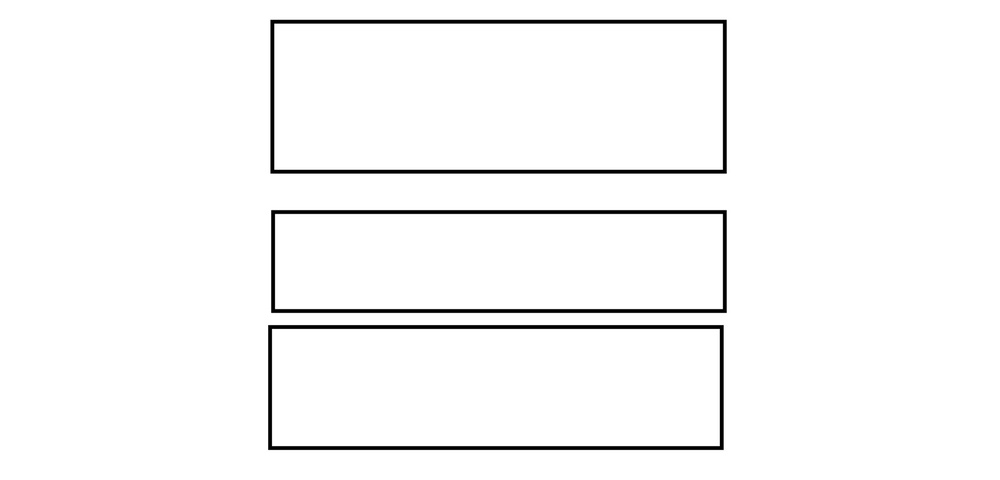
#> input picture python/lesson_data/rectangles.jpg, 1000 x 480 px, shrunk from 1839 x 883 before the run
$ jupyter execute --allow-errors Numpy.ipynb
#> lines starting #> are read from the running program, lines starting #| are printed output that depends on the picture
[cell 1]
import numpy as np

## Создание массивов

[cell 2]
range(6)

[cell 3]
[i for i in range(6)]

[cell 4]
np.arange(6)

[cell 5]
simple_array = np.arange(6)

[cell 6]
simple_array.ndim

[cell 7]
simple_array.shape

[cell 8]
simple_array.dtype

[cell 9]
simple_array.itemsize

### Изменение формы

[cell 10]
a = np.arange(24)
a

[cell 11]
a.shape

[cell 12]
a.reshape((2, 12))

[cell 13]
b = a.reshape((2, 12))
b.shape

[cell 14]
a

[cell 15]
a.reshape((2, 3, 4))

[cell 16]
a.reshape((2, 3, 2, 2))

[cell 17]
b = a.reshape((2, 3, 2, 2))
b.shape

[cell 18]
a = np.array([1, 2, 3])
a

[cell 19]
a.dtype

[cell 20]
a = np.array([1.0, 2.0, 3.0])
a

[cell 21]
a.dtype

[cell 22]
np.arange(-50, 50, 10)

[cell 23]
np.arange(-50, 51, 10)

[cell 24]
np.linspace(0, 1, 10)

[cell 25]
np.linspace(-50, 50, 11)

[cell 26]
np.zeros((2, 3))

[cell 27]
np.zeros((256, 256))

[cell 28]
np.zeros((256, 256, 3))

[cell 29]
np.ones((3, 3))

[cell 30]
np.random.choice(4)

[cell 31]
a = [1, 2, 5, 7]
np.random.choice(a, 1)

[cell 32]
np.random.choice(4, 4)

[cell 33]
np.random.choice(4, 5)

#> (a cell that did not finish here is left out)

[cell 35]
np.random.choice(4, (2, 5))

[cell 36]
np.random.rand(3, 2)

[cell 37]
np.random.rand(*(3, 2))

## Операции с массивами

### Операции с числом

[cell 38]
ones = np.ones((300, 300))
pic = ones * 255
pic

[cell 39]
255 - pic

[cell 40]
pic + 100

[cell 41]
np.zeros((255, 255)) + 1

[cell 42]
unit_pic = pic / 255
unit_pic

[cell 43]
unit_pic.astype(int)

### Операции между массивами

[cell 44]
simple_array = np.arange(6)
print(simple_array)
ones = np.ones(6)
print(ones)
zeros = np.zeros(6)
print(zeros)

[cell 45]
simple_array + ones

[cell 46]
simple_array - ones

[cell 47]
simple_array - simple_array

[cell 48]
simple_array * zeros

[cell 49]
(simple_array / ones) * 2

[cell 50]
simple_array / (ones * 2)

[cell 51]
np.cos(simple_array)

[cell 52]
simple_array - 100

[cell 53]
np.abs(simple_array - 100)

[cell 54]
t = np.abs(simple_array - 100)
t.dtype

[cell 55]
4 ** 2

[cell 56]
simple_array

[cell 57]
simple_array ** 2

[cell 58]
a = 3
a = a + 5
a

[cell 59]
a = 3
a += 5
a

[cell 60]
a = np.arange(6).reshape(2, 3)
a

[cell 61]
a += 3
a

[cell 62]
super_simple_array = np.arange(3)
print(super_simple_array)
ones = np.ones(3)
print(ones)
super_simple_array @ ones

[cell 63]
np.dot(super_simple_array, ones)

### Складывание массивов разных типов

Генерация массива с формой (3, 2)

[cell 64]
np.random.rand(2, 3)

[cell 65]
array_shape = (3, 2)
#> (the rest of this cell did not finish here and is left out)

Распаковка кортежа

[cell 66]
array_shape

[cell 67]
np.random.rand(3, 2)

#> (a cell that did not finish here is left out)

[cell 69]
np.random.rand(*(3, 2))

[cell 70]
array_shape = (3, 2)
random_array = np.random.rand(*array_shape)
random_array

[cell 71]
ones_array = np.ones(array_shape, dtype=int)
ones_array

[cell 72]
random_array += ones_array
random_array

#> (a cell that did not finish here is left out)

Случайное изменение порядка в массиве

[cell 74]
arr = np.arange(10)
np.random.shuffle(arr)
arr

[cell 75]
arr = np.arange(10).reshape(2, 5)
np.random.shuffle(arr)
arr

## Агрегация

[cell 76]
ordered_array = np.arange(15).reshape(3, 5)
ordered_array

[cell 77]
ordered_array.sum()

[cell 78]
ordered_array.sum(axis = 0)

[cell 79]
ordered_array.sum(axis = 1)

[cell 80]
ordered_array = np.arange(24).reshape(2, 3, 4)
ordered_array

[cell 81]
ordered_array.sum()

[cell 82]
ordered_array.sum(axis = 2)

[cell 83]
print(ordered_array)
ordered_array.shape

[cell 84]
ordered_array.sum(axis = 1)

[cell 85]
print(ordered_array)
ordered_array.shape

[cell 86]
ordered_array.sum(axis = 1)

### Получение среднего значения

[cell 87]
ordered_array = np.arange(15).reshape(3, 5)
ordered_array

[cell 88]
ordered_array.mean()

[cell 89]
ordered_array.mean(axis = 0)

[cell 90]
ordered_array.mean(axis = 1)

### Получение максимального значения

[cell 91]
ordered_array = np.arange(15).reshape(3, 5)
ordered_array

[cell 92]
ordered_array.max()

[cell 93]
ordered_array.max(axis = 0)

[cell 94]
ordered_array.max(axis = 1)

### Получение минимального значения

[cell 95]
ordered_array = np.arange(15).reshape(3, 5)
ordered_array

[cell 96]
ordered_array.min()

[cell 97]
ordered_array.min(axis = 0)

[cell 98]
ordered_array.min(axis = 1)

### Пример применения

[cell 99]
import cv2
import matplotlib.pyplot as plt

[cell 100]
pic_jpg = cv2.imread("lesson_data/rectangles.jpg")
#> pic_jpg is the input picture: shape (480, 1000, 3); min 0, max 255, mean 248
plt.imshow(pic_jpg)

[cell 101]
pic_jpg

[cell 102]
pic_jpg.shape
#> Out = (480, 1000, 3)

[cell 103]
pic_jpg.mean(axis = 2).shape
#> Out = (480, 1000)

[cell 104]
black_white_pic = pic_jpg.mean(axis = 2)
black_white_pic.shape
#> Out = (480, 1000)

[cell 105]
black_white_pic

[cell 106]
black_white_pic = black_white_pic.astype(int)
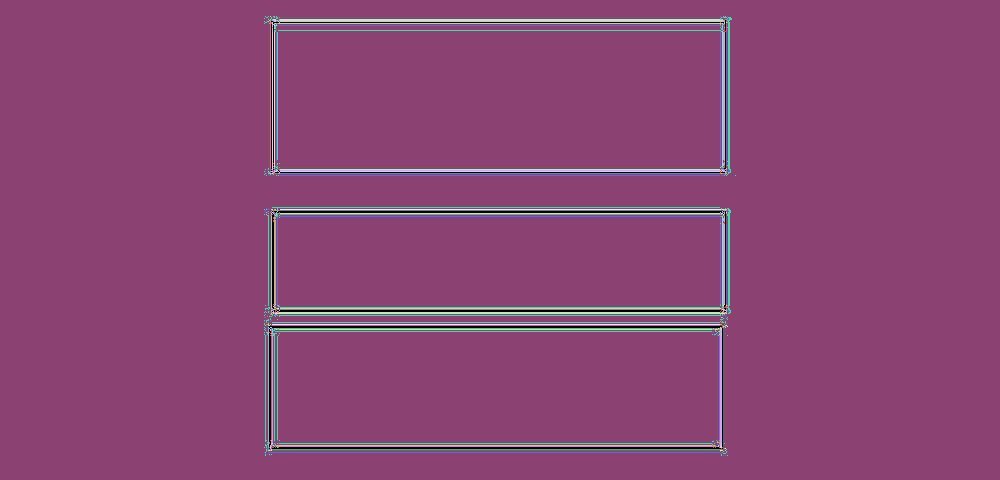
#> black_white_pic: shape (480, 1000) int64; 161 distinct labels, from 0 to 255; one colour per label, 0 black
plt.imshow(black_white_pic, vmin=0, vmax=255)

[cell 107]
plt.imshow(black_white_pic, vmin=0, vmax=255, cmap='gray')

[cell 108]
black_white_pic = 255 - black_white_pic
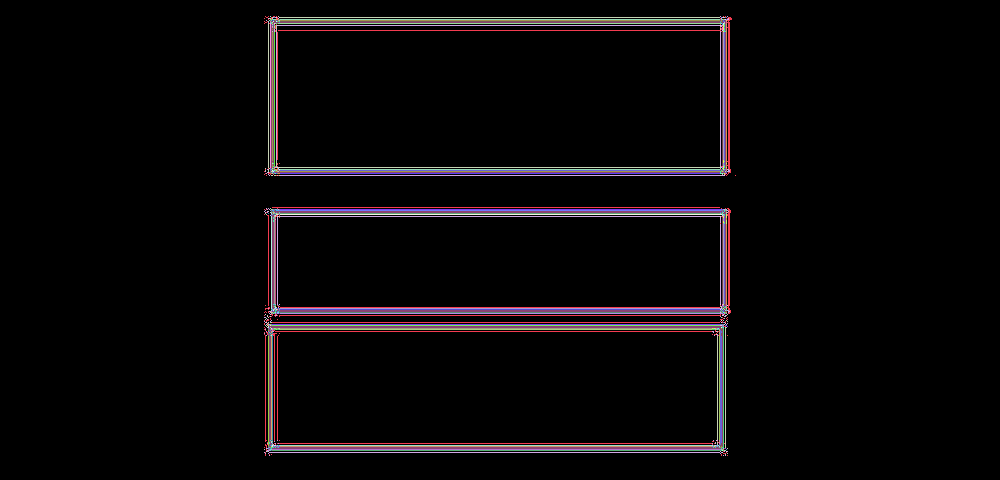
#> black_white_pic: shape (480, 1000) int64; 161 distinct labels, from 0 to 255; one colour per label, 0 black
plt.imshow(black_white_pic, vmin=0, vmax=255, cmap='gray')

[cell 109]
summed_picels = black_white_pic.sum(axis = 1)
#> summed_picels = 480 values, max 116359 at index 172, min 0 at index 0, mean 6968.1
plt.plot(summed_picels)
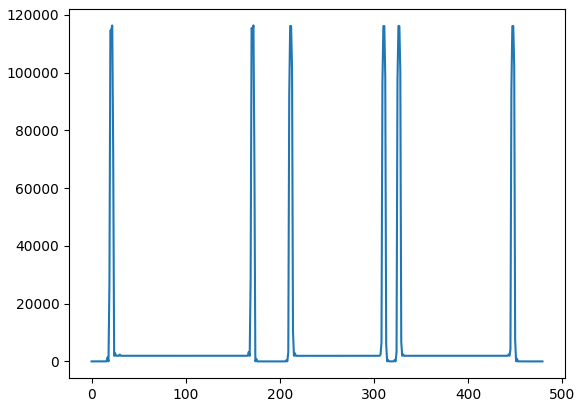
#> figure drawn by matplotlib, 1 panel; curve peaks at x = 172, y = 116359

[cell 110]
summed_picels
#> Out has the same summary as summed_picels

[cell 111]
summed_picels.sum()
#> Out = 3344672

[cell 112]
summed_picels = black_white_pic.sum(axis = 0)
#> summed_picels = 1000 values, max 88379 at index 271, min 0 at index 0, mean 3344.7
plt.plot(summed_picels)
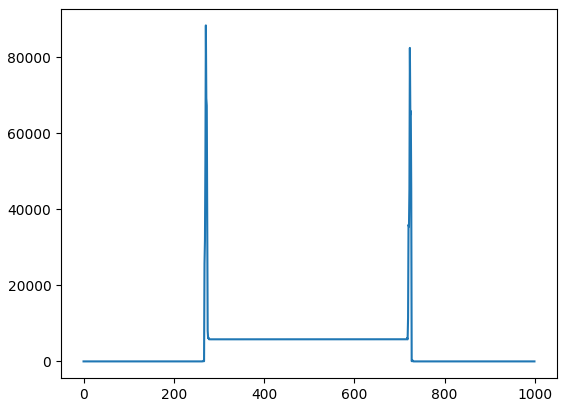
#> figure drawn by matplotlib, 1 panel; curve peaks at x = 271, y = 88379

$ run again, with python/lesson_data/example_pic.png saved as python/lesson_data/rectangles.jpg
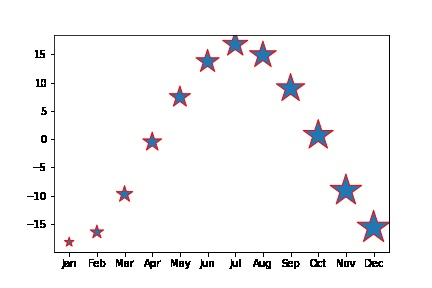
#> input picture python/lesson_data/example_pic.png, 432 x 288 px
#> pic_jpg is the input picture: shape (288, 432, 3); mean B, G, R 246.9, 246.1, 246.7
#> `black_white_pic = 255 - black_white_pic`:
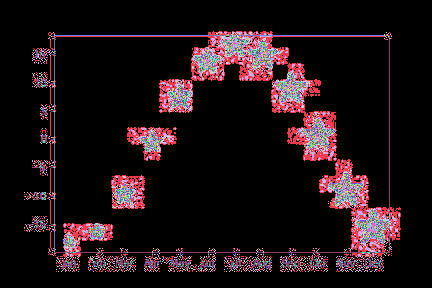
#> black_white_pic: shape (288, 432) int64; 207 distinct labels, from 0 to 255; one colour per label, 0 black
#> `summed_picels = black_white_pic.sum(axis = 1)`: summed_picels = 288 values, max 85635 at index 252, min 0 at index 0, mean 3659.8
#> `summed_picels`: Out has the same summary as summed_picels
#> `summed_picels.sum()`: Out = 1054034
#> `summed_picels = black_white_pic.sum(axis = 0)`: summed_picels = 432 values, max 55530 at index 389, min 0 at index 0, mean 2439.9
#> `[cell 112] summed_picels = black_white_pic.sum(axis = 0) plt.plot(summ..`:
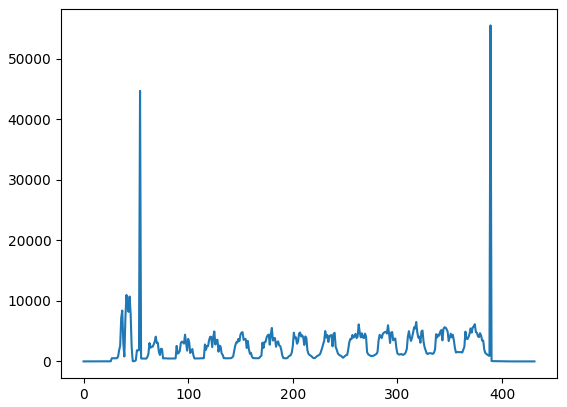
#> figure drawn by matplotlib, 1 panel; curve peaks at x = 389, y = 55530

$ run again, with python/lesson_data/sphx_glr_colormaps_004.png saved as python/lesson_data/rectangles.jpg
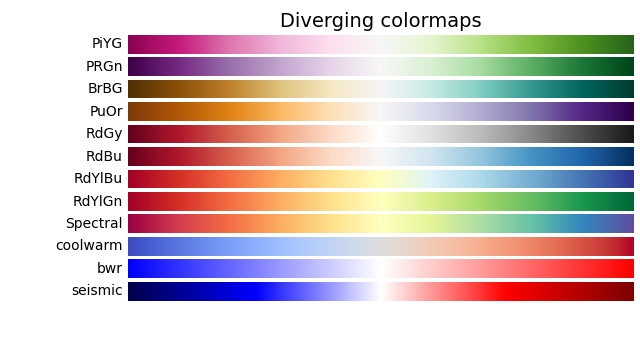
#> input picture python/lesson_data/sphx_glr_colormaps_004.png, 640 x 338 px
#> pic_jpg is the input picture: shape (338, 640, 3); mean B, G, R 194.2, 193.8, 208.5
#> `black_white_pic = 255 - black_white_pic`:
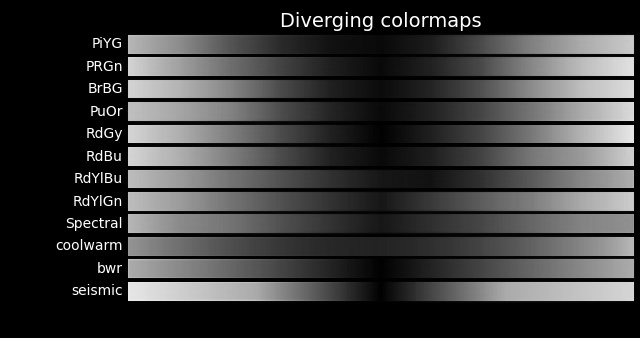
#> black_white_pic: shape (338, 640) int64; min 0, max 255, mean 56.4
#> `summed_picels = black_white_pic.sum(axis = 1)`: summed_picels = 338 values, max 77756 at index 287, min 0 at index 0, mean 36073.5
#> `summed_picels`: Out has the same summary as summed_picels
#> `summed_picels.sum()`: Out = 12192832
#> `summed_picels = black_white_pic.sum(axis = 0)`: summed_picels = 640 values, max 44929 at index 633, min 0 at index 0, mean 19051.3
#> `[cell 112] summed_picels = black_white_pic.sum(axis = 0) plt.plot(summ..`:
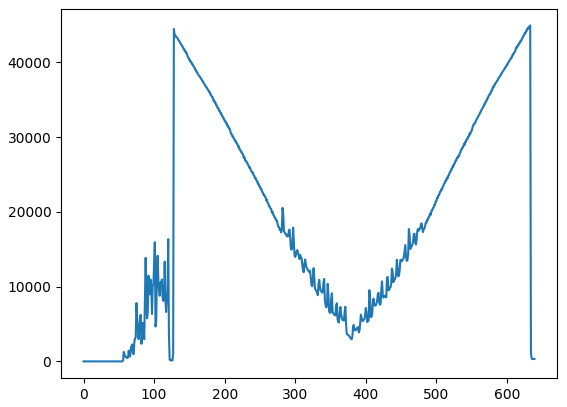
#> figure drawn by matplotlib, 1 panel; curve peaks at x = 633, y = 44929
